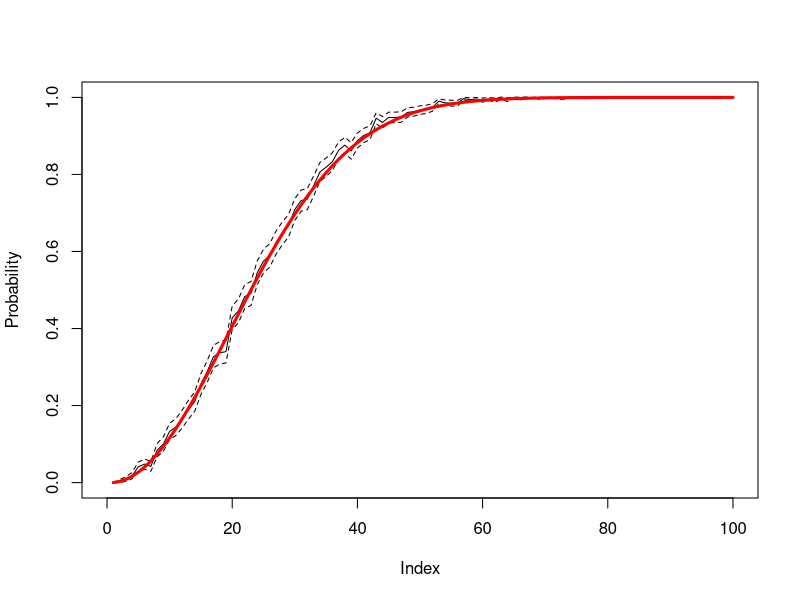

The R script that drew this image:
#Birthday.R

#CI function from in class lecture. I hope that this is okay, I didn't want to rewrite a formula to do the same thing
ci <- function(x,sd=NA,confidence.level=0.95) {
  alpha <- 1 - confidence.level
  if ( !is.na(sd) ) {
    tableValue <- qnorm(alpha/2,lower.tail=FALSE)
  } else {
    tableValue <- qt(alpha/2,df=length(x)-1,lower.tail=FALSE)
    sd <- sd(x)
  }
  r <- mean(x) + c(-1,1)*tableValue*sd/sqrt(length(x))
  names(r) <- c("Lower bound","Upper bound")
  r
}

#Birthday Function
birthday <- function(n = 25, nReps = 1000) {
  match <- 0
  for(i in 1:nReps) {
    sample <- sample(1:365, n, replace = TRUE)
    match[i] <- length(sample) > length(unique(sample))
  }
  monteest <- mean(match)
  interval <- ci(match, sd=NA, confidence.level=0.95)
  return(c(interval[1],"Monte Carlo Estimate" = monteest, interval[2]))
}
birthday()

#Part 2

monten <- t(sapply(c(1:100), birthday))
plot(NULL, NULL, xlim=c(0,100), ylim=c(0,1), ylab = 'Probability')
xspline(seq(1:100),monten[,2])
xspline(seq(1:100),monten[,1], lty = 2)
xspline(seq(1:100),monten[,3], lty = 2)
xspline(seq(1:100), 1-(364/365)^(choose((1:100), 2)), border = 'red', lwd = 3)
